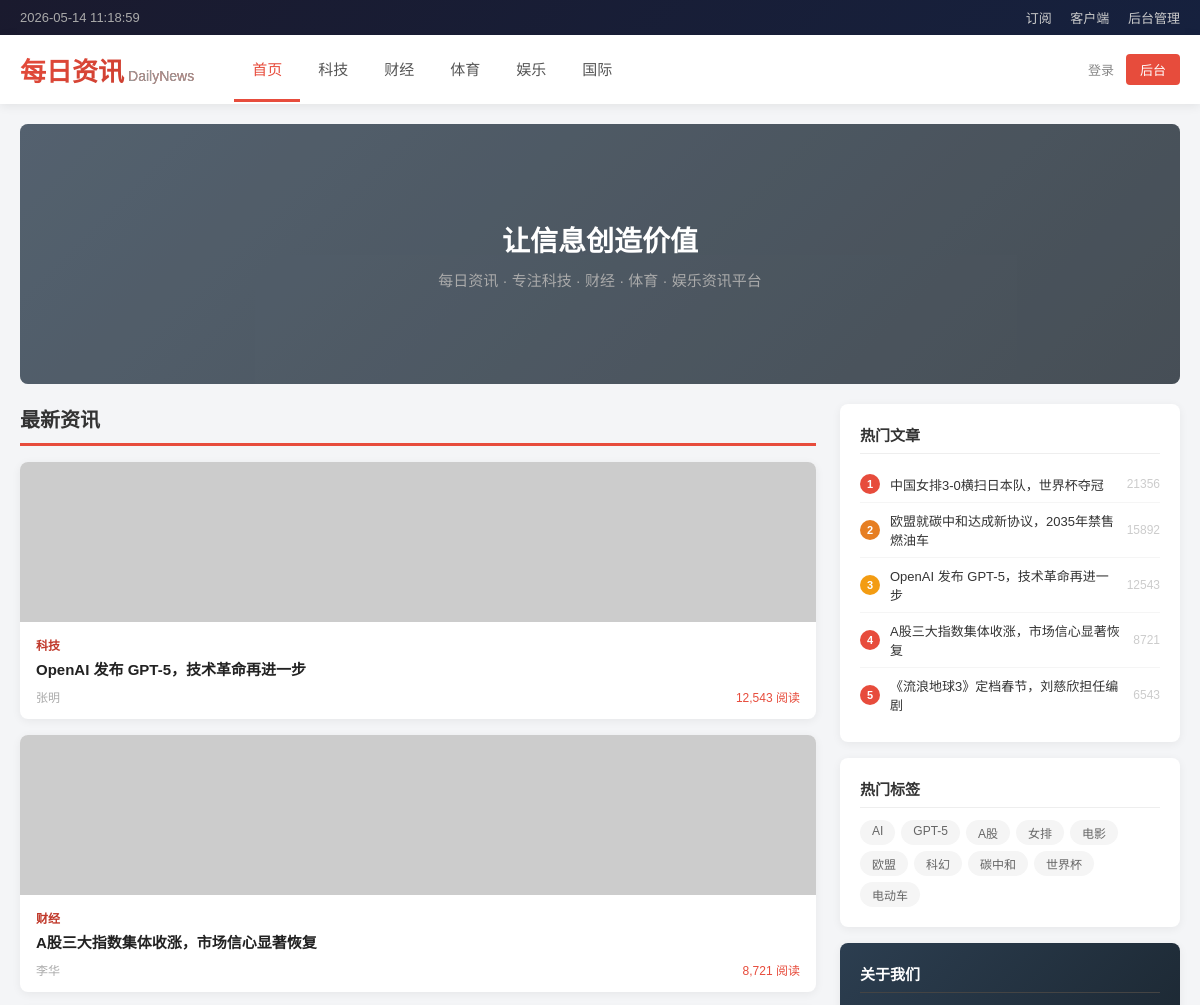
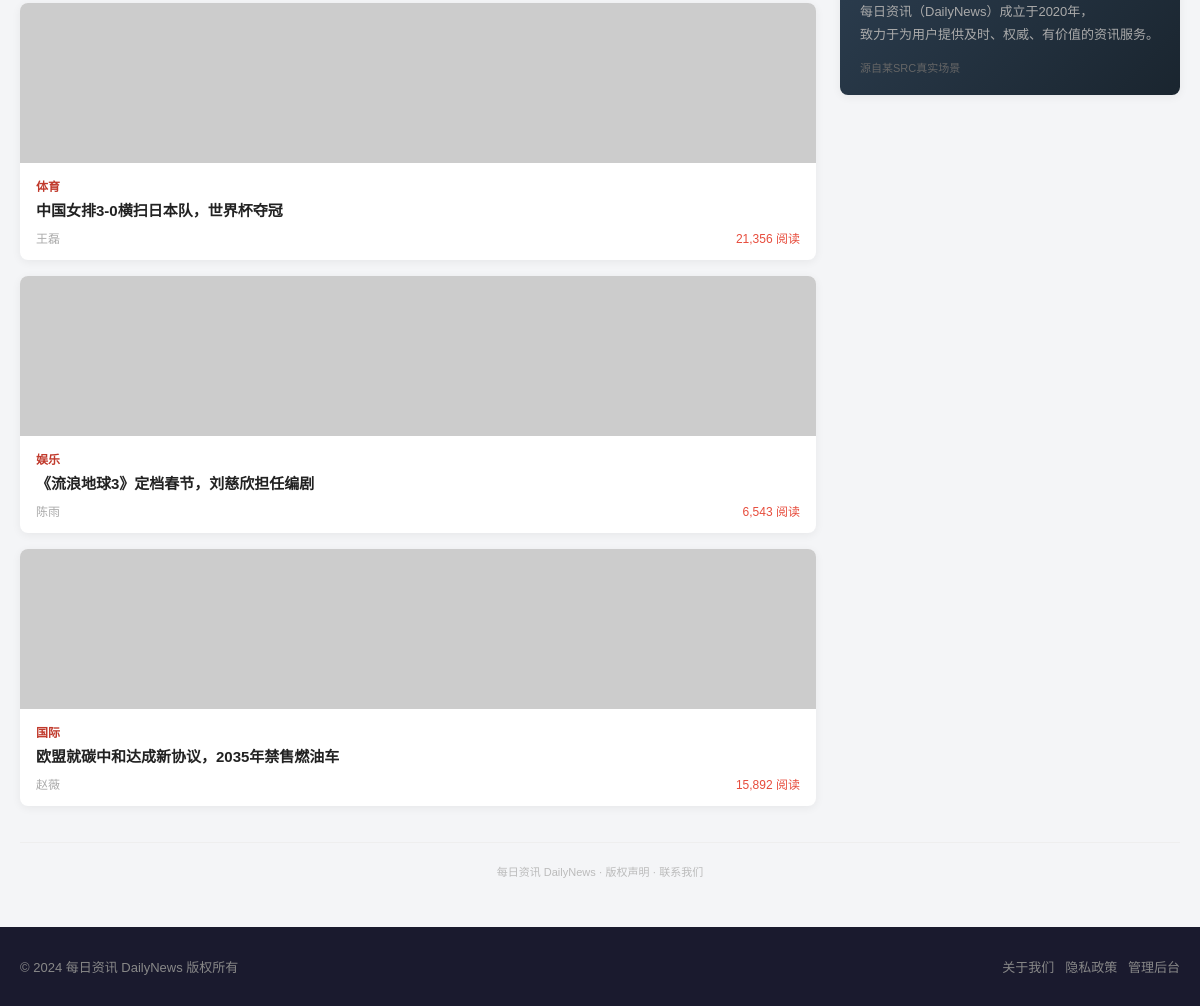
The page / on the database its author committed (2 pictures, top to bottom).
### tables this page shows
CREATE TABLE IF NOT EXISTS `articles` (
    `id` INT AUTO_INCREMENT PRIMARY KEY,
    `title` VARCHAR(200) NOT NULL,
    `content` TEXT NOT NULL,
    `category_id` INT,
    `author` VARCHAR(50),
    `view_count` INT DEFAULT 0,
    `image_url` VARCHAR(255),
    `created_at` TIMESTAMP DEFAULT CURRENT_TIMESTAMP,
    `updated_at` TIMESTAMP DEFAULT CURRENT_TIMESTAMP ON UPDATE CURRENT_TIMESTAMP
);

CREATE TABLE IF NOT EXISTS `categories` (
    `id` INT AUTO_INCREMENT PRIMARY KEY,
    `name` VARCHAR(50) NOT NULL,
    `description` VARCHAR(200)
);

### index.php (the view, shortened to what this page needs)
<?php
$db = null;
try {
    $db = new mysqli('sqli_db', 'sroot', 'Sr00t_P@ssw0rd_2024!', 'news_db');
    $db->set_charset('utf8mb4');
} catch (Exception $e) {
    die('<div style="text-align:center;padding:50px;font-family:sans-serif;"><h2>Database Connection Failed</h2><p>Please wait a moment and refresh...</p></div>');
}
$article = null;
$error = false;
$latest_articles = [];
$res = $db->query("SELECT a.id, a.title, a.author, a.view_count, a.image_url, a.created_at, c.name AS category_name
                    FROM articles a LEFT JOIN categories c ON a.category_id = c.id
                    ORDER BY a.created_at DESC LIMIT 6");
if ($res) {
    while ($row = $res->fetch_assoc()) {
        $latest_articles[] = $row;
    }
}
?>
<!DOCTYPE html>
<html lang="zh-CN">
<head>
</head>
<body>
    <div class="top-bar">
        <div class="container">
            <div class="datetime" id="datetime"></div>
            <div>
                <a href="#">订阅</a>
                <a href="#">客户端</a>
                <a href="/admin/">后台管理</a>
            </div>
        </div>
    </div>
    <header>
        <div class="container">
            <div class="logo">每日资讯<span>DailyNews</span></div>
            <nav>
                <a href="/" class="active">首页</a>
                <a href="#">科技</a>
                <a href="#">财经</a>
                <a href="#">体育</a>
                <a href="#">娱乐</a>
                <a href="#">国际</a>
            </nav>
            <div class="header-right">
                <a href="#">登录</a>
                <a href="/admin/" class="admin-link">后台</a>
            </div>
        </div>
    </header>
    <div class="container">
        <?php if ($article !== null): ?>
            <div class="article-detail" style="margin: 20px 0;">
                <?php if ($article['image_url']): ?>
                <img src="<?php echo htmlspecialchars($article['image_url']); ?>" alt="">
                <?php endif; ?>
                <div class="body">
                    <div class="meta">
                        <span class="cat"><?php echo htmlspecialchars($article['category_name']); ?></span>
                        <span><?php echo htmlspecialchars($article['author']); ?></span>
                        <span><?php echo date('Y-m-d H:i', strtotime($article['created_at'])); ?></span>
                        <span style="color:#e74c3c;"><?php echo (int)$article['view_count']; ?> 阅读</span>
                    </div>
                    <h1><?php echo htmlspecialchars($article['title']); ?></h1>
                    <div class="content">
                        <?php foreach (explode("\n", $article['content']) as $para): ?>
                            <?php if (trim($para)): ?>
                            <p><?php echo htmlspecialchars($para); ?></p>
                            <?php endif; ?>
                        <?php endforeach; ?>
                    </div>
                    <a href="/" class="back-btn">← 返回首页</a>
                </div>
            </div>
        <?php else: ?>
            <div class="banner">
                <div class="banner-content">
                    <h2>让信息创造价值</h2>
                    <p>每日资讯 · 专注科技 · 财经 · 体育 · 娱乐资讯平台</p>
                </div>
            </div>
            <div class="main-content">
                <div>
                    <div class="section-title">最新资讯</div>
                    <?php foreach ($latest_articles as $a): ?>
                    <div class="article-card">
                        <a href="/?id=<?php echo $a['id']; ?>">
                            <div class="img-wrap">
                                <img src="<?php echo htmlspecialchars($a['image_url']); ?>" alt="">
                            </div>
                            <div class="card-body">
                                <div class="card-cat"><?php echo htmlspecialchars($a['category_name']); ?></div>
                                <div class="card-title"><?php echo htmlspecialchars($a['title']); ?></div>
                                <div class="card-meta">
                                    <span><?php echo htmlspecialchars($a['author']); ?></span>
                                    <span class="views"><?php echo number_format($a['view_count']); ?> 阅读</span>
                                </div>
                            </div>
                        </a>
                    </div>
                    <?php endforeach; ?>
                </div>
                <div class="sidebar">
                    <div class="sidebar-card">
                        <h4>热门文章</h4>
                        <?php
                        $hot = $db->query("SELECT id, title, view_count FROM articles ORDER BY view_count DESC LIMIT 5");
                        $rank = 1;
                        while ($h = $hot->fetch_assoc()):
                        ?>
                        <div class="rank-item">
                            <div class="rank-num <?php if($rank==2) echo 'n2'; if($rank==3) echo 'n3'; ?>"><?php echo $rank; ?></div>
                            <a href="/?id=<?php echo $h['id']; ?>"><?php echo htmlspecialchars($h['title']); ?></a>
                            <span class="rank-views"><?php echo $h['view_count']; ?></span>
                        </div>
                        <?php $rank++; endwhile; ?>
                    </div>
                    <div class="sidebar-card">
                        <h4>热门标签</h4>
                        <div class="hot-tags">
                            <span>AI</span><span>GPT-5</span><span>A股</span><span>女排</span>
                            <span>电影</span><span>欧盟</span><span>科幻</span><span>碳中和</span>
                            <span>世界杯</span><span>电动车</span>
                        </div>
                    </div>
                    <div class="sidebar-card" style="background:linear-gradient(135deg,#2c3e50,#1a252f);color:white;">
                        <h4 style="border-bottom-color:#444;color:white;">关于我们</h4>
                        <p style="font-size:13px;line-height:1.8;color:#aaa;margin-top:8px;">
                            每日资讯（DailyNews）成立于2020年，<br>
                            致力于为用户提供及时、权威、有价值的资讯服务。
                        </p>
                        <p style="font-size:11px;color:#666;margin-top:12px;">源自某SRC真实场景</p>
                    </div>
                </div>
            </div>
        <?php endif; ?>
        <div class="source-note">每日资讯 DailyNews · 版权声明 · 联系我们</div>
    </div>
    <footer>
        <div class="container">
            <div>© 2024 每日资讯 DailyNews 版权所有</div>
            <div>
                <a href="#">关于我们</a>&nbsp;&nbsp;
                <a href="#">隐私政策</a>&nbsp;&nbsp;
                <a href="/admin/">管理后台</a>
            </div>
        </div>
    </footer>
</body>
</html>

### rows shown on the page
articles: category.name "科技", title "OpenAI 发布 GPT-5，技术革命再进一步", author "张明", view_count "12,543", view_count "12543"
articles: category.name "财经", title "A股三大指数集体收涨，市场信心显著恢复", author "李华", view_count "8,721", view_count "8721"
articles: category.name "体育", title "中国女排3-0横扫日本队，世界杯夺冠", author "王磊", view_count "21,356", view_count "21356"
articles: category.name "娱乐", title "《流浪地球3》定档春节，刘慈欣担任编剧", author "陈雨", view_count "6,543", view_count "6543"
articles: category.name "国际", title "欧盟就碳中和达成新协议，2035年禁售燃油车", author "赵薇", view_count "15,892", view_count "15892"
